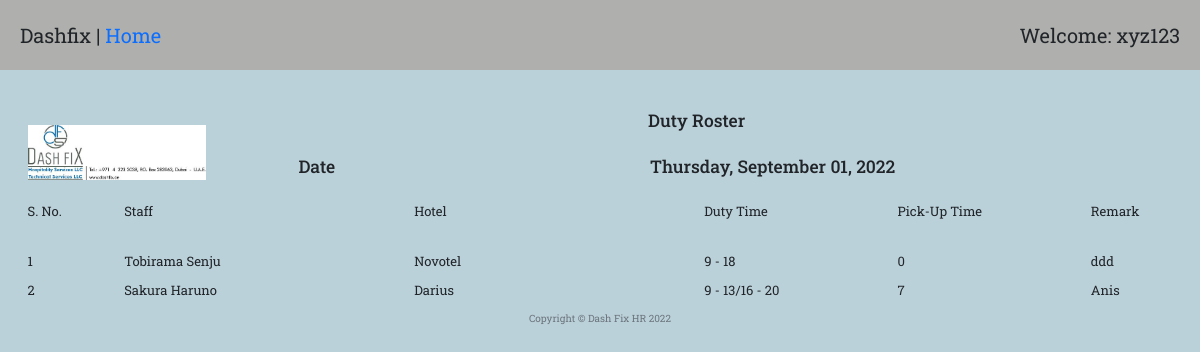
Page /roster_single/5 (signed in) on the committed database.
### main.py (models this page shows)
class employeeMaster(db.Model):
    __tablename__ = "employeeMaster"
    id = Column(Integer, primary_key=True)
    employeeID = Column(String(300))
    joining_date = Column(DateTime)
    name = Column(String(300))
    addressUae = Column(String(300))
    poBox = Column(String(300))
    mobilePersonal = Column(Integer)
    mobileHome = Column(Integer)
    personalMail = Column(String(300))
    addressHome = Column(String(300))
    passportNumber = Column(Integer)
    nationality = Column(String(300))
    ownCar = Column(Boolean)
    carRent = Column(Boolean)
    company_laptop = Column(String(300))
    company_mobile = Column(String(300))
    emUaeName = Column(String(300))
    emUaeRel = Column(String(300))
    emUaeAddr = Column(String(300))
    emUaeMobileNumber = Column(Integer)
    emUaeHomeNumber = Column(Integer)
    originCountry = Column(String(300))
    emCoName = Column(String(300))
    emCoRel = Column(String(300))
    emCoAddr = Column(String(300))
    emCoMobileNumber = Column(Integer)
    emCoHomeNumber = Column(Integer)
    createdBy = Column(Integer, ForeignKey("Users.id"))
    user = relationship("User", back_populates="employee")
    departmentId = Column(Integer, ForeignKey("departmentMaster.id"))
    department = relationship("departmentMaster", back_populates="employee")
    document = relationship("documentMaster", back_populates="employee")
    actionItem = relationship("actionItemMaster", back_populates="employee")
    leave = relationship("leaveApplicationMaster", back_populates="employee")
    passport = relationship("passportApplicationMaster", back_populates="employee")
    timesheet = relationship("timesheetEntryMaster", back_populates="employee")
    roster = relationship("rosterEntryMaster", back_populates="employee")

class hotelMaster(db.Model):
    __tablename__ = "hotelMaster"
    id = Column(Integer, primary_key=True)
    name = Column(String(300))
    address = Column(String(300))
    rosterEntry = relationship("rosterEntryMaster", back_populates="hotel")
    timesheet = relationship("timesheetMaster", back_populates="hotel")

class rosterEntryMaster(db.Model):
    __tablename__ = "rosterEntryMaster"
    id = Column(Integer, primary_key=True)
    timeIn1 = Column(Integer)
    timeOut1 = Column(Integer)
    timeIn2 = Column(Integer)
    timeOut2 = Column(Integer)
    pickUp = Column(Integer)
    remark = Column(String(300))
    absent = Column(String(300))
    employeeID = Column(Integer, ForeignKey("employeeMaster.id"))
    employee = relationship("employeeMaster", back_populates="roster")
    rosterID = Column(Integer, ForeignKey("rosterMaster.id"))
    roster = relationship("rosterMaster", back_populates="entry")
    hotelID = Column(Integer, ForeignKey("hotelMaster.id"))
    hotel = relationship("hotelMaster", back_populates="rosterEntry")

### main.py (the view)
@app.route("/roster_single/<roster_id>", methods=["GET", "POST"])
@admin_only
def roster_single(roster_id):
    roster_entries = db.session.query(rosterEntryMaster).filter_by(rosterID=roster_id).all()
    roster_element = rosterMaster.query.get(roster_id)
    roster_date = roster_element.date
    roster_day = datetime.datetime.strptime(roster_date, "%Y-%m-%d").strftime('%A')
    roster_full_date = datetime.datetime.strptime(roster_date, '%Y-%m-%d').strftime('%B %d, %Y')
    employee_list = []
    hotel_list = []
    for i in roster_entries:
        employee = db.session.query(employeeMaster).filter_by(id=i.employeeID).first()
        hotel = db.session.query(hotelMaster).filter_by(id=i.hotelID).first()
        hotel_list.append(hotel.name)
        employee_list.append(employee.name)
    return render_template("roster_entries.html", entries=roster_entries, employees=employee_list, hotels=hotel_list,
                           len=range(len(roster_entries)), date=roster_full_date, day=roster_day)

### main.py (called while the page is built)
def admin_only(f):
    @wraps(f)
    def decorated_function(*args, **kwargs):
        admin = User.query.all()
        admin_id = []
        for i in admin:
            id_ = i.id
            admin_id.append(id_)
        if current_user.id not in admin_id:
            return abort(403)
        return f(*args, **kwargs)
    return decorated_function

@login_manager.user_loader
def load_user(user_id):
    return User.query.get(int(user_id))

### templates/roster_entries.html
{% extends 'bootstrap/base.html' %}
{% import "bootstrap/wtf.html" as wtf %}
{% block content %}
{% include "header.html" %}
  <div class="welcome">
    <span>Dashfix | <a href="{{url_for('home')}}">Home</a></span>
    <span>Welcome: xyz123</span>
  </div>
  <div class="row" style="text-align: center;">
    <div class="col-2">
      <img src="{{ url_for('static', filename='images/Sign.png')}}" alt="" style="width: 100%; padding-top:35px;">
    </div>
    <div class="col-10">
      <div class="row">
        <div class="col-12">
          <h3>Duty Roster</h3>
        </div>
      </div>
      <div class="row">
        <div class="col-2">
          <h3>Date</h3>
        </div>
        <div class="col-10">
          <h3>{{day}}, {{date}}</h3>
        </div>
      </div>
    </div>
  </div>
  <div class="row">
    <div class="col-1"><p>S. No.</p></div>
    <div class="col-3"><p>Staff</p></div>
    <div class="col-3"><p>Hotel</p></div>
    <div class="col-2"><p>Duty Time</p></div>
    <div class="col-2"><p>Pick-Up Time</p></div>
    <div class="col-1">Remark</div>
  </div>
  <div class="row">
    {% for i in len %}
      {% if entries[i].absent == 'none' %}
        <div class="col-1"><p>{{ i + 1 }}</p></div>
        <div class="col-3"><p>{{ employees[i] }}</p></div>
        <div class="col-3"><p>{{ hotels[i] }}</p></div>
        {% if entries[i].timeIn2 == 0 %}
          <div class="col-2"><p>{{ entries[i].timeIn1 }} - {{ entries[i].timeOut1 }}</p></div>
        {% else %}
          <div class="col-2"><p>{{ entries[i].timeIn1 }} - {{ entries[i].timeOut1 }}/{{ entries[i].timeIn2 }} - {{ entries[i].timeOut2 }}</p></div>
        {% endif %}
        <div class="col-2"><p>{{ entries[i].pickUp }}</p></div>
        <div class="col-1">{{ entries[i].remark }}</div>
      {% else %}
        <div class="col-1"><p>{{ i + 1 }}</p></div>
        <div class="col-3"><p>{{ employees[i] }}</p></div>
        <div class="col-8" style="text-align: center; background-color: yellow;"><p>{{ entries[i].absent }}</p></div>
      {% endif %}
    {% endfor %}
  </div>
{% include "footer.html" %}
{% endblock %}

### static/styles1.css (style rules this page uses)
body { font-family: 'Roboto Slab', serif; }
body { background-color: #bbd1da; }
.welcome { background-color: #afb0ad; display: flex; justify-content: space-between; padding: 20px; font-size: 2rem; }
.row, h5 { margin-top: 20px; margin-right: 20px; margin-left: 20px; }
div { font-size: 1.3rem; margin: 0px; padding-right: 0px; }
.time_suc_entry, p { text-size: 1.8rem; }
a:link { text-decoration: none; text-color: black; }

### rows in the picture
employeeMaster: name "Tobirama Senju"
hotelMaster: name "Novotel"
rosterEntryMaster: timeIn1 "9", timeOut1 "18", pickUp "0", remark "ddd"
employeeMaster: name "Sakura Haruno"
hotelMaster: name "Darius"
rosterEntryMaster: timeIn1 "9", timeOut1 "13", timeIn2 "16", timeOut2 "20", pickUp "7", remark "Anis"

### other values in the picture
{{ day }} "Thursday"
{{ date }} "September 01, 2022"
{{ i + 1 }} "1" "2"
